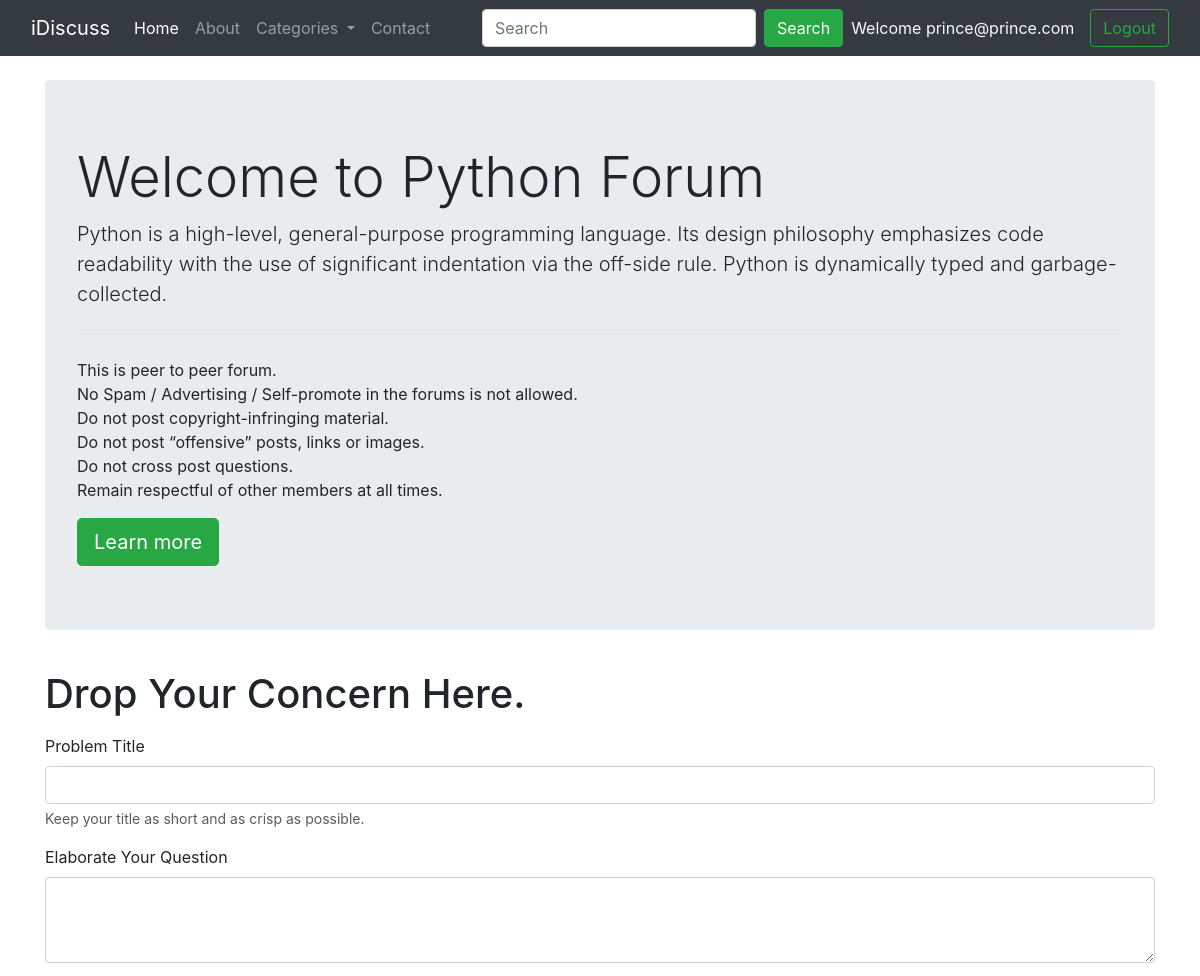
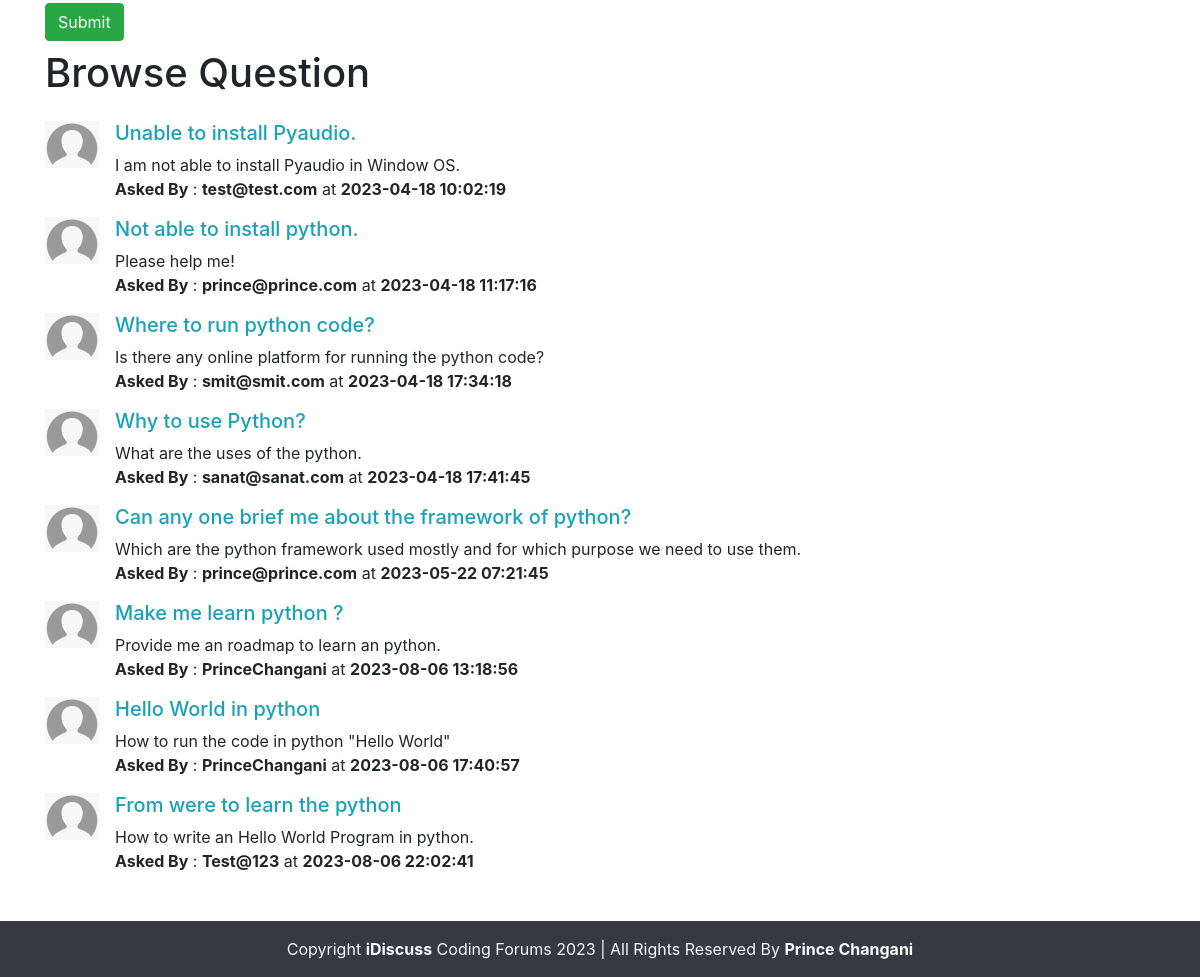
Page /threadlist.php?catid=1 (signed in) on the committed database (2 pictures, top to bottom).
### tables this page shows
CREATE TABLE `categories` (
  `category_id` int(8) NOT NULL,
  `category_name` varchar(255) NOT NULL,
  `category_description` varchar(255) NOT NULL,
  `created` datetime NOT NULL DEFAULT current_timestamp()
);

CREATE TABLE `threads` (
  `thread_id` int(7) NOT NULL,
  `thread_title` varchar(255) NOT NULL,
  `thread_desc` text NOT NULL,
  `thread_cat_id` int(7) NOT NULL,
  `thread_user_id` int(7) NOT NULL,
  `timestamp` datetime NOT NULL DEFAULT current_timestamp()
);

CREATE TABLE `users` (
  `sno` int(8) NOT NULL,
  `user_email` varchar(30) NOT NULL,
  `user_pass` varchar(255) NOT NULL,
  `timestamp` datetime NOT NULL
);

### threadlist.php (the view, shortened to what this page needs)
<!doctype html>
<html lang="en">
<head>
    <link href="https://cdn.jsdelivr.net/npm/bootstrap@5.3.0-alpha3/dist/css/bootstrap.min.css" rel="stylesheet"
>
    <link rel="stylesheet" href="https://cdn.jsdelivr.net/npm/bootstrap@4.6.2/dist/css/bootstrap.min.css"
>
</head>
<body>
    <?php
        include 'partials/_dbconnect.php';
        include 'partials/_header.php';
    ?>
    <?php
        $id = $_GET['catid'];
        $sql = "SELECT * FROM `categories` WHERE category_id=$id";
        $result = mysqli_query($conn, $sql);
        while($row = mysqli_fetch_assoc($result))
        {
            $catname = $row['category_name'];
            $catdesc = $row['category_description'];
        }
    ?>
    <div class="container my-4">
        <div class="jumbotron">
            <h1 class="display-4">Welcome to <?php echo $catname; ?> Forum</h1>
            <p class="lead"><?php echo $catdesc; ?></p>
            <hr class="my-4">
            <p>
                This is peer to peer forum.
                <br>No Spam / Advertising / Self-promote in the forums is not allowed.
                <br>Do not post copyright-infringing material.
                <br>Do not post “offensive” posts, links or images.
                <br>Do not cross post questions.
                <br>Remain respectful of other members at all times.
            </p>
            <a class="btn btn-success btn-lg" href="#" role="button">Learn more</a>
        </div>
    </div>
    <?php
        if(isset($_SESSION['loggedin']) && $_SESSION['loggedin']==true)
        {
            echo '
                <div class="container">
                    <h1 class="py-2">Drop Your Concern Here.</h1>
                    <form action="'.$_SERVER["REQUEST_URI"].'" method="POST">
                        <div class="mb-3">
                            <label for="title" class="form-label">Problem Title</label>
                            <input type="text" class="form-control" id="title" name="title" aria-describedby="title">
                            <div id="emailHelp" class="form-text">Keep your title as short and as crisp as possible.</div>
                        </div>
                        <div class="form-group">
                            <label for="desc">Elaborate Your Question</label>
                            <textarea class="form-control" id="desc" name="desc" rows="3"></textarea>
                        </div>
                        <input type="hidden" name="sno" value="' . $_SESSION['sno'] . '" >
                        <button type="submit" class="btn btn-success">Submit</button>
                    </form>
                </div>
                ';
        }
    ?>
    <div class="container mb-5">
        <h1 class="py-2">Browse Question</h1>
        <?php
            $id = $_GET['catid'];
            $sql = "SELECT * FROM `threads` WHERE thread_cat_id=$id";
            $result = mysqli_query($conn, $sql);
            while($row = mysqli_fetch_assoc($result))
            {
                $id = $row['thread_id'];
                $title = $row['thread_title'];
                $desc = $row['thread_desc'];
                $thread_time = $row['timestamp'];
                $thread_user_id = $row['thread_user_id'];
                $sql2 = "SELECT user_email FROM `users` WHERE sno='$thread_user_id'";
                $result2 = mysqli_query($conn, $sql2);
                $row2 = mysqli_fetch_assoc($result2);
                $user = $row2['user_email'];
                echo '  <div class="media my-3">
                <img src="img/userdefault.png" width="54px" class="mr-3" alt="User logo">
                <div class="media-body">
                    <h5 class="mt-0"><a class="text-info" href="thread.php?threadid='.$id.'" >'.$title.'</a></h5>
                    <p class="mb-0">'.$desc.'</p>
                    <p class="my-0"><b>Asked By</b> : <b>'.$user.'</b> at <b>'.$thread_time.'</b></p>
                </div>
                </div>
                ';
            }
        ?>
    </div>
    <?php
        include 'partials/_footer.php';
    ?>
</body>
</html>

### rows in the picture
categories: category_name "Python", category_description "Python is a high-level, general-purpose programming language. Its design philosophy emphasizes code readability with the use of significant indentation via the off-side rule. Python is dynamically typed and garbage-collected."
threads: thread_title "Unable to install Pyaudio.", thread_desc "I am not able to install Pyaudio in Window OS.", users.user_email "test@test.com", timestamp "2023-04-18 10:02:19"
threads: thread_title "Not able to install python.", thread_desc "Please help me!", users.user_email "prince@prince.com", timestamp "2023-04-18 11:17:16"
threads: thread_title "Where to run python code?", thread_desc "Is there any online platform for running the python code?", users.user_email "smit@smit.com", timestamp "2023-04-18 17:34:18"
threads: thread_title "Why to use Python?", thread_desc "What are the uses of the python.", users.user_email "sanat@sanat.com", timestamp "2023-04-18 17:41:45"
threads: thread_title "Can any one brief me about the framework of python?", thread_desc "Which are the python framework used mostly and for which purpose we need to use them.", users.user_email "prince@prince.com", timestamp "2023-05-22 07:21:45"
threads: thread_title "Make me learn python ?", thread_desc "Provide me an roadmap to learn an python.", users.user_email "PrinceChangani", timestamp "2023-08-06 13:18:56"
threads: thread_title "Hello World in python", thread_desc "How to run the code in python \"Hello World\"", users.user_email "PrinceChangani", timestamp "2023-08-06 17:40:57"
threads: thread_title "From were to learn the python", thread_desc "How to write an Hello World Program in python.", users.user_email "Test@123", timestamp "2023-08-06 22:02:41"

### other values in the picture
$_SESSION['useremail'] "prince@prince.com"
